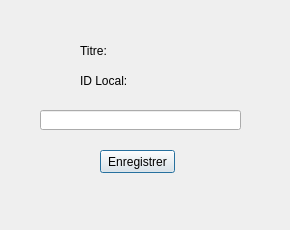
<?xml version="1.0" encoding="UTF-8"?>
<ui version="4.0">
 <class>C_detail_ajout</class>
 <widget class="QDialog" name="C_detail_ajout">
  <property name="geometry">
   <rect>
    <x>0</x>
    <y>0</y>
    <width>290</width>
    <height>230</height>
   </rect>
  </property>
  <property name="cursor">
   <cursorShape>ArrowCursor</cursorShape>
  </property>
  <property name="windowTitle">
   <string>Dialog</string>
  </property>
  <widget class="QPushButton" name="btn_enregistrer_detail">
   <property name="geometry">
    <rect>
     <x>100</x>
     <y>150</y>
     <width>75</width>
     <height>23</height>
    </rect>
   </property>
   <property name="text">
    <string>Enregistrer</string>
   </property>
  </widget>
  <widget class="QLineEdit" name="txt_ajouter_detail">
   <property name="geometry">
    <rect>
     <x>40</x>
     <y>110</y>
     <width>201</width>
     <height>20</height>
    </rect>
   </property>
  </widget>
  <widget class="QLabel" name="l_titre">
   <property name="geometry">
    <rect>
     <x>80</x>
     <y>40</y>
     <width>181</width>
     <height>21</height>
    </rect>
   </property>
   <property name="text">
    <string>Titre:</string>
   </property>
  </widget>
  <widget class="QLabel" name="id_local">
   <property name="geometry">
    <rect>
     <x>80</x>
     <y>70</y>
     <width>181</width>
     <height>21</height>
    </rect>
   </property>
   <property name="text">
    <string>ID Local:</string>
   </property>
  </widget>
 </widget>
 <resources/>
 <connections/>
</ui>
